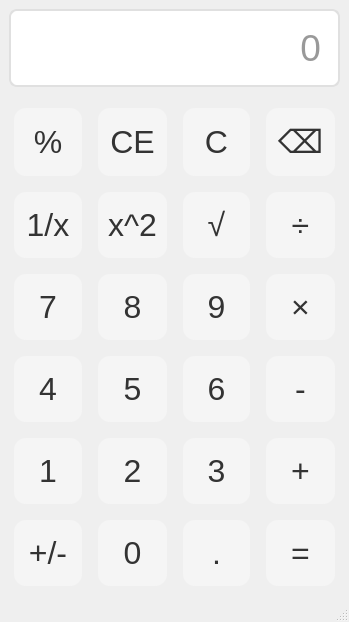
<?xml version="1.0" encoding="UTF-8"?>
<ui version="4.0">
 <class>MainWindow</class>
 <widget class="QMainWindow" name="MainWindow">
  <property name="geometry">
   <rect>
    <x>0</x>
    <y>0</y>
    <width>349</width>
    <height>201</height>
   </rect>
  </property>
  <property name="windowTitle">
   <string>计算器-2023414300201-陈楷</string>
  </property>
  <widget class="QWidget" name="centralwidget">
   <property name="styleSheet">
    <string notr="true">QLineEdit{
    background-color: white;
    font-size: 28pt;
    color: #333333;
    padding: 15px;
    border: 2px solid #E0E0E0;
    border-radius: 8px;
    margin-bottom: 10px;
}

QPushButton{
    background-color: #F5F5F5;
    font-size: 24pt;
    color: #333333;
    border: none;
    border-radius: 12px;
    padding: 15px 0;
    margin: 5px;
}

QPushButton:hover{
    background-color: #E0E0E0;
}

QPushButton:pressed{
    background-color: #CCCCCC;
    transform: scale(0.98);
}

QPushButton#OperatorButton{
    background-color: #FFB74D;
    color: white;
}
QPushButton#OperatorButton:hover{
    background-color: #FFA726;
}
QPushButton#OperatorButton:pressed{
    background-color: #FF9800;
    transform: scale(0.98);
}

QPushButton#ClearButton{
    background-color: #EF5350;
    color: white;
}
QPushButton#ClearButton:hover{
    background-color: #E53935;
}
QPushButton#ClearButton:pressed{
    background-color: #D32F2F;
    transform: scale(0.98);
}</string>
   </property>
   <layout class="QHBoxLayout" name="horizontalLayout">
    <item>
     <layout class="QGridLayout" name="gridLayout">
      <item row="4" column="3">
       <widget class="QPushButton" name="btnMinus">
        <property name="sizePolicy">
         <sizepolicy hsizetype="Minimum" vsizetype="Minimum">
          <horstretch>0</horstretch>
          <verstretch>0</verstretch>
         </sizepolicy>
        </property>
        <property name="text">
         <string>-</string>
        </property>
       </widget>
      </item>
      <item row="2" column="3">
       <widget class="QPushButton" name="btnDivide">
        <property name="sizePolicy">
         <sizepolicy hsizetype="Minimum" vsizetype="Minimum">
          <horstretch>0</horstretch>
          <verstretch>0</verstretch>
         </sizepolicy>
        </property>
        <property name="text">
         <string>÷</string>
        </property>
       </widget>
      </item>
      <item row="2" column="1">
       <widget class="QPushButton" name="btnSquare">
        <property name="sizePolicy">
         <sizepolicy hsizetype="Minimum" vsizetype="Minimum">
          <horstretch>0</horstretch>
          <verstretch>0</verstretch>
         </sizepolicy>
        </property>
        <property name="text">
         <string>x^2</string>
        </property>
       </widget>
      </item>
      <item row="1" column="2">
       <widget class="QPushButton" name="btnClear">
        <property name="sizePolicy">
         <sizepolicy hsizetype="Minimum" vsizetype="Minimum">
          <horstretch>0</horstretch>
          <verstretch>0</verstretch>
         </sizepolicy>
        </property>
        <property name="text">
         <string>C</string>
        </property>
       </widget>
      </item>
      <item row="6" column="3">
       <widget class="QPushButton" name="btnEqual">
        <property name="sizePolicy">
         <sizepolicy hsizetype="Minimum" vsizetype="Minimum">
          <horstretch>0</horstretch>
          <verstretch>0</verstretch>
         </sizepolicy>
        </property>
        <property name="text">
         <string>=</string>
        </property>
       </widget>
      </item>
      <item row="1" column="3">
       <widget class="QPushButton" name="btnDel">
        <property name="sizePolicy">
         <sizepolicy hsizetype="Minimum" vsizetype="Minimum">
          <horstretch>0</horstretch>
          <verstretch>0</verstretch>
         </sizepolicy>
        </property>
        <property name="text">
         <string>⌫</string>
        </property>
       </widget>
      </item>
      <item row="4" column="0">
       <widget class="QPushButton" name="btnNum4">
        <property name="sizePolicy">
         <sizepolicy hsizetype="Minimum" vsizetype="Minimum">
          <horstretch>0</horstretch>
          <verstretch>0</verstretch>
         </sizepolicy>
        </property>
        <property name="text">
         <string>4</string>
        </property>
       </widget>
      </item>
      <item row="5" column="1">
       <widget class="QPushButton" name="btnNum2">
        <property name="sizePolicy">
         <sizepolicy hsizetype="Minimum" vsizetype="Minimum">
          <horstretch>0</horstretch>
          <verstretch>0</verstretch>
         </sizepolicy>
        </property>
        <property name="text">
         <string>2</string>
        </property>
       </widget>
      </item>
      <item row="6" column="1">
       <widget class="QPushButton" name="btnNum0">
        <property name="sizePolicy">
         <sizepolicy hsizetype="Minimum" vsizetype="Minimum">
          <horstretch>0</horstretch>
          <verstretch>0</verstretch>
         </sizepolicy>
        </property>
        <property name="text">
         <string>0</string>
        </property>
       </widget>
      </item>
      <item row="5" column="2">
       <widget class="QPushButton" name="btnNum3">
        <property name="sizePolicy">
         <sizepolicy hsizetype="Minimum" vsizetype="Minimum">
          <horstretch>0</horstretch>
          <verstretch>0</verstretch>
         </sizepolicy>
        </property>
        <property name="text">
         <string>3</string>
        </property>
       </widget>
      </item>
      <item row="6" column="2">
       <widget class="QPushButton" name="btnPeriod">
        <property name="sizePolicy">
         <sizepolicy hsizetype="Minimum" vsizetype="Minimum">
          <horstretch>0</horstretch>
          <verstretch>0</verstretch>
         </sizepolicy>
        </property>
        <property name="text">
         <string>.</string>
        </property>
       </widget>
      </item>
      <item row="6" column="0">
       <widget class="QPushButton" name="btnSign">
        <property name="sizePolicy">
         <sizepolicy hsizetype="Minimum" vsizetype="Minimum">
          <horstretch>0</horstretch>
          <verstretch>0</verstretch>
         </sizepolicy>
        </property>
        <property name="text">
         <string>+/-</string>
        </property>
       </widget>
      </item>
      <item row="5" column="3">
       <widget class="QPushButton" name="btnPlus">
        <property name="sizePolicy">
         <sizepolicy hsizetype="Minimum" vsizetype="Minimum">
          <horstretch>0</horstretch>
          <verstretch>0</verstretch>
         </sizepolicy>
        </property>
        <property name="text">
         <string>+</string>
        </property>
       </widget>
      </item>
      <item row="5" column="0">
       <widget class="QPushButton" name="btnNum1">
        <property name="sizePolicy">
         <sizepolicy hsizetype="Minimum" vsizetype="Minimum">
          <horstretch>0</horstretch>
          <verstretch>0</verstretch>
         </sizepolicy>
        </property>
        <property name="text">
         <string>1</string>
        </property>
       </widget>
      </item>
      <item row="2" column="2">
       <widget class="QPushButton" name="btnSqrt">
        <property name="sizePolicy">
         <sizepolicy hsizetype="Minimum" vsizetype="Minimum">
          <horstretch>0</horstretch>
          <verstretch>0</verstretch>
         </sizepolicy>
        </property>
        <property name="text">
         <string>√</string>
        </property>
       </widget>
      </item>
      <item row="3" column="3">
       <widget class="QPushButton" name="btnMultiple">
        <property name="sizePolicy">
         <sizepolicy hsizetype="Minimum" vsizetype="Minimum">
          <horstretch>0</horstretch>
          <verstretch>0</verstretch>
         </sizepolicy>
        </property>
        <property name="text">
         <string>×</string>
        </property>
       </widget>
      </item>
      <item row="4" column="1">
       <widget class="QPushButton" name="btnNum5">
        <property name="sizePolicy">
         <sizepolicy hsizetype="Minimum" vsizetype="Minimum">
          <horstretch>0</horstretch>
          <verstretch>0</verstretch>
         </sizepolicy>
        </property>
        <property name="text">
         <string>5</string>
        </property>
       </widget>
      </item>
      <item row="1" column="0">
       <widget class="QPushButton" name="btnPercentage">
        <property name="sizePolicy">
         <sizepolicy hsizetype="Minimum" vsizetype="Minimum">
          <horstretch>0</horstretch>
          <verstretch>0</verstretch>
         </sizepolicy>
        </property>
        <property name="text">
         <string>%</string>
        </property>
       </widget>
      </item>
      <item row="2" column="0">
       <widget class="QPushButton" name="btnInverse">
        <property name="sizePolicy">
         <sizepolicy hsizetype="Minimum" vsizetype="Minimum">
          <horstretch>0</horstretch>
          <verstretch>0</verstretch>
         </sizepolicy>
        </property>
        <property name="text">
         <string>1/x</string>
        </property>
       </widget>
      </item>
      <item row="1" column="1">
       <widget class="QPushButton" name="btnClearAll">
        <property name="sizePolicy">
         <sizepolicy hsizetype="Minimum" vsizetype="Minimum">
          <horstretch>0</horstretch>
          <verstretch>0</verstretch>
         </sizepolicy>
        </property>
        <property name="text">
         <string>CE</string>
        </property>
       </widget>
      </item>
      <item row="3" column="0">
       <widget class="QPushButton" name="btnNum7">
        <property name="sizePolicy">
         <sizepolicy hsizetype="Minimum" vsizetype="Minimum">
          <horstretch>0</horstretch>
          <verstretch>0</verstretch>
         </sizepolicy>
        </property>
        <property name="text">
         <string>7</string>
        </property>
       </widget>
      </item>
      <item row="4" column="2">
       <widget class="QPushButton" name="btnNum6">
        <property name="sizePolicy">
         <sizepolicy hsizetype="Minimum" vsizetype="Minimum">
          <horstretch>0</horstretch>
          <verstretch>0</verstretch>
         </sizepolicy>
        </property>
        <property name="text">
         <string>6</string>
        </property>
       </widget>
      </item>
      <item row="3" column="1">
       <widget class="QPushButton" name="btnNum8">
        <property name="sizePolicy">
         <sizepolicy hsizetype="Minimum" vsizetype="Minimum">
          <horstretch>0</horstretch>
          <verstretch>0</verstretch>
         </sizepolicy>
        </property>
        <property name="text">
         <string>8</string>
        </property>
       </widget>
      </item>
      <item row="3" column="2">
       <widget class="QPushButton" name="btnNum9">
        <property name="sizePolicy">
         <sizepolicy hsizetype="Minimum" vsizetype="Minimum">
          <horstretch>0</horstretch>
          <verstretch>0</verstretch>
         </sizepolicy>
        </property>
        <property name="text">
         <string>9</string>
        </property>
       </widget>
      </item>
      <item row="0" column="0" colspan="4">
       <widget class="QLineEdit" name="display">
        <property name="alignment">
         <set>Qt::AlignmentFlag::AlignRight|Qt::AlignmentFlag::AlignTrailing|Qt::AlignmentFlag::AlignVCenter</set>
        </property>
        <property name="placeholderText">
         <string>0</string>
        </property>
       </widget>
      </item>
     </layout>
    </item>
   </layout>
  </widget>
  <widget class="QMenuBar" name="menubar">
   <property name="geometry">
    <rect>
     <x>0</x>
     <y>0</y>
     <width>349</width>
     <height>18</height>
    </rect>
   </property>
  </widget>
  <widget class="QStatusBar" name="statusbar"/>
 </widget>
 <resources/>
 <connections/>
</ui>
